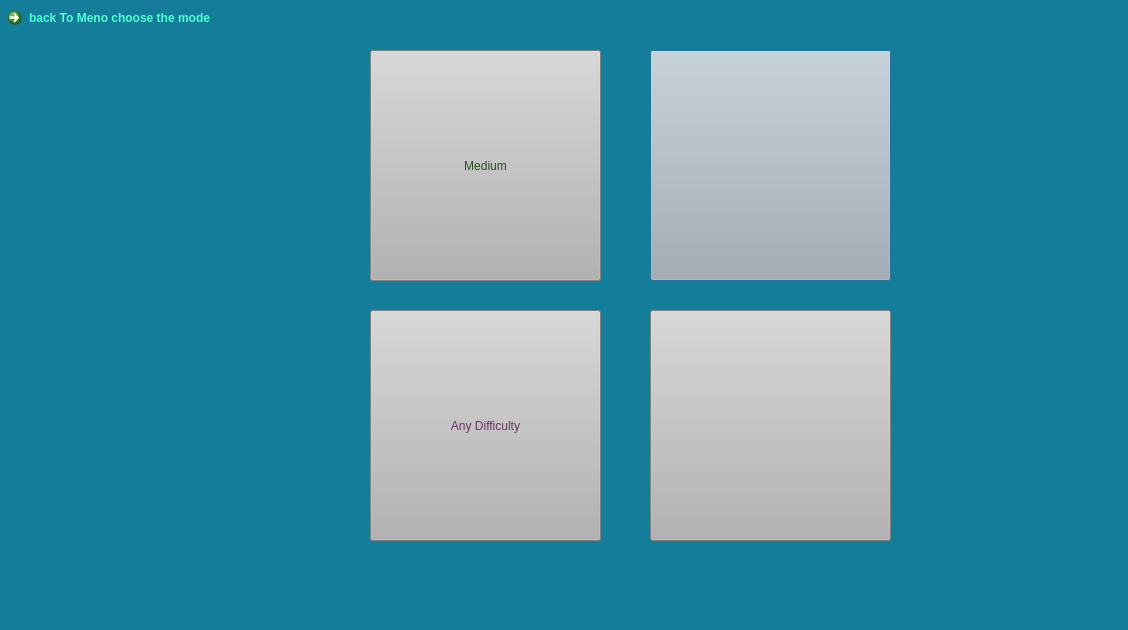
<?xml version="1.0" encoding="UTF-8"?>
<ui version="4.0">
 <class>choose_the_difficulty_to_question_To_survival_mode</class>
 <widget class="QDialog" name="choose_the_difficulty_to_question_To_survival_mode">
  <property name="geometry">
   <rect>
    <x>0</x>
    <y>0</y>
    <width>1128</width>
    <height>630</height>
   </rect>
  </property>
  <property name="windowTitle">
   <string>Dialog</string>
  </property>
  <property name="styleSheet">
   <string notr="true">background-color: rgb(20, 125, 154);</string>
  </property>
  <widget class="QPushButton" name="pushButton">
   <property name="geometry">
    <rect>
     <x>650</x>
     <y>50</y>
     <width>241</width>
     <height>231</height>
    </rect>
   </property>
   <property name="styleSheet">
    <string notr="true">font: 16pt &quot;Segoe UI&quot;;
font: 700 italic 16pt &quot;Segoe UI&quot;;
background-color: rgb(179, 179, 179);
color: rgb(34, 119, 120);
background : url('c:/Users/ModernSystem/Downloads/images_easy.jfif');</string>
   </property>
   <property name="text">
    <string/>
   </property>
  </widget>
  <widget class="QPushButton" name="pushButton_2">
   <property name="geometry">
    <rect>
     <x>370</x>
     <y>50</y>
     <width>231</width>
     <height>231</height>
    </rect>
   </property>
   <property name="styleSheet">
    <string notr="true">font: 16pt &quot;Segoe UI&quot;;
font: 700 italic 16pt &quot;Segoe UI&quot;;
background-color: rgb(179, 179, 179);
color: rgb(41, 81, 34);
background : url('c:/Users/ModernSystem/Downloads/images_medium_a.jfif');</string>
   </property>
   <property name="text">
    <string>Medium</string>
   </property>
  </widget>
  <widget class="QPushButton" name="pushButton_3">
   <property name="geometry">
    <rect>
     <x>650</x>
     <y>310</y>
     <width>241</width>
     <height>231</height>
    </rect>
   </property>
   <property name="styleSheet">
    <string notr="true">font: 16pt &quot;Segoe UI&quot;;
font: 700 italic 16pt &quot;Segoe UI&quot;;
background : url('c:/Users/ModernSystem/Downloads/images_hard.jfif');
background-color: rgb(179, 179, 179);
color: rgb(74, 52, 38);</string>
   </property>
   <property name="text">
    <string/>
   </property>
  </widget>
  <widget class="QPushButton" name="pushButton_4">
   <property name="geometry">
    <rect>
     <x>370</x>
     <y>310</y>
     <width>231</width>
     <height>231</height>
    </rect>
   </property>
   <property name="styleSheet">
    <string notr="true">font: 16pt &quot;Segoe UI&quot;;
font: 700 italic 16pt &quot;Segoe UI&quot;;
background-color: rgb(179, 179, 179);
color: rgb(107, 51, 101);</string>
   </property>
   <property name="text">
    <string>Any Difficulty</string>
   </property>
  </widget>
  <widget class="QCommandLinkButton" name="commandLinkButton">
   <property name="geometry">
    <rect>
     <x>0</x>
     <y>0</y>
     <width>261</width>
     <height>41</height>
    </rect>
   </property>
   <property name="styleSheet">
    <string notr="true">background-color: rgb(221, 221, 221);
color: rgb(78, 255, 205);</string>
   </property>
   <property name="text">
    <string>back To Meno choose the mode</string>
   </property>
  </widget>
 </widget>
 <resources/>
 <connections>
  <connection>
   <sender>pushButton</sender>
   <signal>clicked()</signal>
   <receiver>choose_the_difficulty_to_question_To_survival_mode</receiver>
   <slot>close()</slot>
   <hints>
    <hint type="sourcelabel">
     <x>341</x>
     <y>70</y>
    </hint>
    <hint type="destinationlabel">
     <x>388</x>
     <y>64</y>
    </hint>
   </hints>
  </connection>
  <connection>
   <sender>pushButton_2</sender>
   <signal>clicked()</signal>
   <receiver>choose_the_difficulty_to_question_To_survival_mode</receiver>
   <slot>close()</slot>
   <hints>
    <hint type="sourcelabel">
     <x>340</x>
     <y>190</y>
    </hint>
    <hint type="destinationlabel">
     <x>117</x>
     <y>180</y>
    </hint>
   </hints>
  </connection>
  <connection>
   <sender>pushButton_3</sender>
   <signal>clicked()</signal>
   <receiver>choose_the_difficulty_to_question_To_survival_mode</receiver>
   <slot>close()</slot>
   <hints>
    <hint type="sourcelabel">
     <x>330</x>
     <y>267</y>
    </hint>
    <hint type="destinationlabel">
     <x>389</x>
     <y>262</y>
    </hint>
   </hints>
  </connection>
  <connection>
   <sender>pushButton_4</sender>
   <signal>clicked()</signal>
   <receiver>choose_the_difficulty_to_question_To_survival_mode</receiver>
   <slot>close()</slot>
   <hints>
    <hint type="sourcelabel">
     <x>178</x>
     <y>383</y>
    </hint>
    <hint type="destinationlabel">
     <x>129</x>
     <y>386</y>
    </hint>
   </hints>
  </connection>
 </connections>
</ui>
